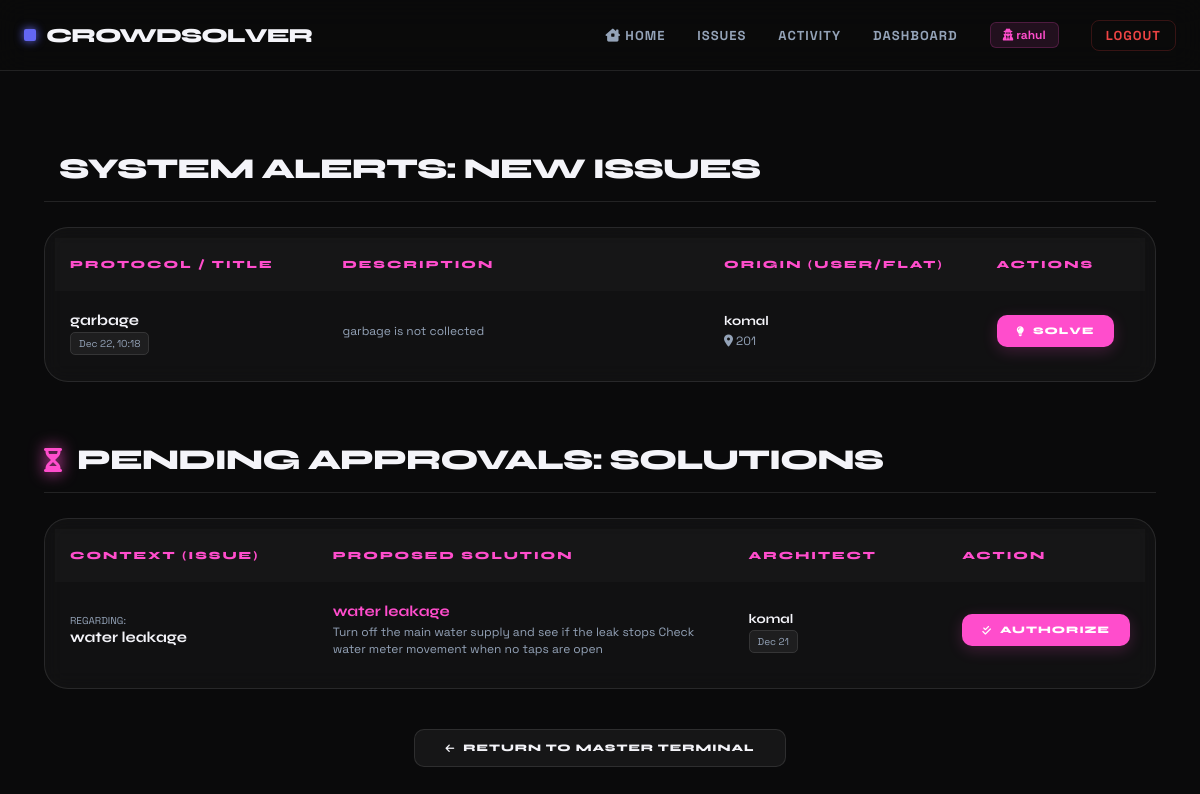
The page /notification/ (signed in) on the database as committed earlier.
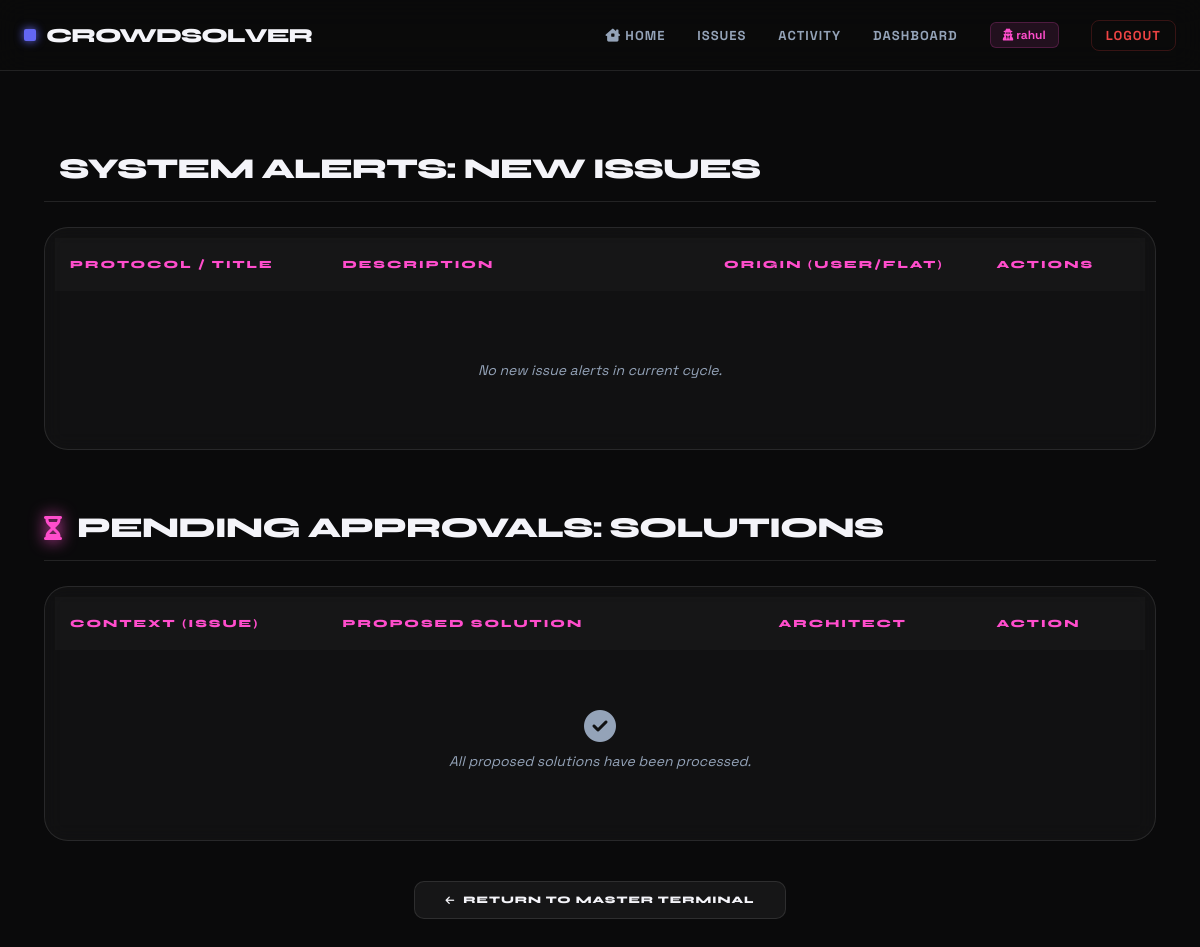
The same page on the database as committed later.
### CrowdSolver/models.py (models this page shows, shortened)
class Issue(models.Model):
    title = models.CharField(max_length=100)
    description = models.TextField()
    location_type = models.CharField(max_length=20)
    block = models.CharField(max_length=10)
    floor = models.IntegerField()
    flat_number = models.CharField(max_length=20, null=True, blank=True)
    attachment = models.FileField(upload_to='issues/', null=True, blank=True)
    created_by = models.ForeignKey(Member, on_delete=models.CASCADE)
    status = models.CharField(max_length=20, default='Open')
    created_at = models.DateTimeField(auto_now_add=True)
    category = models.ForeignKey(Categoryname, on_delete=models.CASCADE,)
    member=models.ForeignKey(Member,  on_delete=models.CASCADE, null=True,blank=True, related_name='issues')

class Member(models.Model):
    TYPE_OWNER = 'OWNER'
    TYPE_RENTER  = 'RENTER'
    RESIDENT_TYPE = [
        (TYPE_OWNER, 'OWNER'),
        (TYPE_RENTER,'RENTER')
    ]
    memberName = models.CharField((""), max_length=50)
    memberMail = models.EmailField((""), max_length=254)
    memberContact = models.CharField((""), max_length=10)
    memberPassword = models.CharField((""), max_length=255)
    memberAddress = models.CharField((""), max_length=50)
    memberImage = models.FileField((""), upload_to=None, max_length=100, blank=True, null=True)
    memberType = models.CharField((""), max_length=50 ,choices=RESIDENT_TYPE, default=TYPE_OWNER )
    def __str__(self):
        return self.memberName

class Solutions(models.Model):
    Issue_details = models.ForeignKey(Issue, verbose_name=(""), on_delete=models.CASCADE)
    submitted_by = models.ForeignKey(Member, on_delete=models.CASCADE)
    title = models.CharField(("Title"), max_length=50)
    Description= models.TextField(("Description"))
    approve_count = models.IntegerField(default=0)
    reject_count = models.IntegerField(default=0)
    is_approved = models.BooleanField(default=False)

### CrowdSolver/views.py (the view)
# urls.py: path('notification/' , views.notification, name='notification'),
def notification(request):
    member_id = request.session.get('member_id')
    if not member_id:
        return redirect('memberlogin')
    notify_issues = Issue.objects.exclude(created_by_id=member_id)
    user_issues = Issue.objects.filter(created_by_id=member_id)
    pending_solutions = Solutions.objects.filter(Issue_details__in=user_issues, is_approved=False).select_related('Issue_details', 'submitted_by')
    return render(request, 'notification.html', {
        'notify_issues': notify_issues,
        'pending_solutions': pending_solutions
    })

### CrowdSolver/templates/notification.html (shortened to what this page needs)
{% extends 'base.html' %}
{% block content %}
<div class="notify-wrapper">
    <div class="section-header">
        <h2>System Alerts: New Issues</h2>
    </div>
    <div class="table-container">
        <table>
            <thead>
                <tr>
                    <th style="width: 25%;">Protocol / Title</th>
                    <th style="width: 35%;">Description</th>
                    <th style="width: 25%;">Origin (User/Flat)</th>
                    <th style="width: 15%;">Actions</th>
                </tr>
            </thead>
            <tbody>
            {% for note in notify_issues %}
                <tr>
                    <td>
                        <span class="text-bold">{{ note.title }}</span>
                        <span class="meta-tag">{{ note.created_at|date:"M d, H:i" }}</span>
                    </td>
                    <td>
                        <div class="text-dim">{{ note.description|truncatechars:100 }}</div>
                    </td>
                    <td>
                        <div class="text-bold" style="font-size: 13px;">{{ note.created_by }}</div>
                        <div class="text-dim"><i class="fa-solid fa-location-dot"></i> {{ note.flat_number }}</div>
                    </td>
                    <td>
                        <div style="display: flex; gap: 10px;">
                            <a href="{% url 'solutions' note.id %}" class="btn-action btn-primary-alt">
                                <i class="fa-solid fa-lightbulb"></i> Solve
                            </a>
                        </div>
                    </td>
                </tr>
            {% empty %}
                <tr>
                    <td colspan="4" class="empty-row">
                        No new issue alerts in current cycle.
                    </td>
                </tr>
            {% endfor %}
            </tbody>
        </table>
    </div>
    <div class="section-header" style="margin-top: 60px;">
        <i class="fa-solid fa-hourglass-half header-icon"></i>
        <h2>Pending Approvals: Solutions</h2>
    </div>
    <div class="table-container">
        <table>
            <thead>
                <tr>
                    <th style="width: 25%;">Context (Issue)</th>
                    <th style="width: 40%;">Proposed Solution</th>
                    <th style="width: 20%;">Architect</th>
                    <th style="width: 15%;">Action</th>
                </tr>
            </thead>
            <tbody>
            {% for solution in pending_solutions %}
                <tr>
                    <td>
                        <span class="text-dim" style="font-size: 10px; text-transform: uppercase;">Regarding:</span>
                        <span class="text-bold">{{ solution.Issue_details.title }}</span>
                    </td>
                    <td>
                        <span class="text-bold" style="color: var(--accent-secondary);">{{ solution.title }}</span>
                        <div class="text-dim">{{ solution.Description|truncatechars:120 }}</div>
                    </td>
                    <td>
                        <span class="text-bold" style="font-size: 13px;">{{ solution.submitted_by }}</span>
                        <span class="meta-tag">{{ solution.Issue_details.created_at|date:"M d" }}</span>
                    </td>
                    <td>
                        <a href="{% url 'approve_solution' solution.id %}" class="btn-action btn-primary-alt">
                            <i class="fa-solid fa-check-double"></i> Authorize
                        </a>
                    </td>
                </tr>
            {% empty %}
                <tr>
                    <td colspan="4" class="empty-row">
                        <i class="fa-solid fa-circle-check" style="display: block; font-size: 2rem; margin-bottom: 10px;"></i>
                        All proposed solutions have been processed.
                    </td>
                </tr>
            {% endfor %}
            </tbody>
        </table>
    </div>
    <div style="margin-top: 40px; text-align: center;">
        <a href="{% url 'admindashboard' %}" class="btn-action btn-secondary-alt" style="padding: 12px 30px;">
            <i class="fa-solid fa-arrow-left"></i> Return to Master Terminal
        </a>
    </div>
</div>
{% endblock %}

### CrowdSolver/templates/base.html (shortened to what this page needs)
<!DOCTYPE html>
<html lang="en">
<head>
<link rel="stylesheet" href="https://cdnjs.cloudflare.com/ajax/libs/font-awesome/6.5.2/css/all.min.css" />
</head>
<body>
<nav class="topbar">
    <div class="nav-container">
        <a href="/" class="brand">CrowdSolver</a>
        <div class="nav-menu">
            <a href="{% url 'admindashboard' %}"><i class="fa-solid fa-house-chimney-window"></i> Home</a>
            <a href="{% url 'issuereport' %}">Issues</a>
            <a href="{% url 'voting' %}">Activity</a>
            <a href="{% url 'notification' %}">Dashboard</a>
            {% if request.session.member_id %}
                <span class="user-tag">
                    <i class="fa-solid fa-user-secret"></i> {{ request.session.member_name }}
                </span>
                <a href="{% url 'memberlogout' %}" class="logout">Logout</a>
            {% else %}
                <a href="{% url 'memberlogin' %}">Login</a>
                <a href="{% url 'membersignup' %}" style="color: var(--accent-primary);">Sign Up</a>
                <a href="{% url 'secretarylogin' %}" style="color: var(--accent-secondary);">Secretary</a>
            {% endif %}
        </div>
    </div>
</nav>
<main class="page-wrapper">
    {% block content %}{% endblock %}
</main>
</body>
</html>

### CrowdSolver/templates/base.html (style rules this page uses)
:root { --bg-dark: #0A0A0B; --accent-primary: #6366F1; --accent-secondary: #FF4DCC; --glass-bg: rgba(255, 255, 255, 0.03); --glass-border: rgba(255, 255, 255, 0.1); --text-main: #F4F4F9; --text-dim: #94A3B8; }
* { box-sizing: border-box; transition: all 0.25s ease; text-decoration: none; }
body { margin: 0; background-color: var(--bg-dark); color: var(--text-main); font-family: 'Space Grotesk', sans-serif; min-height: 100vh; }
.topbar { background: rgba(10, 10, 11, 0.8); backdrop-filter: blur(15px); border-bottom: 1px solid var(--glass-border); position: sticky; top: 0; z-index: 1000; }
.nav-container { max-width: 1200px; margin: auto; height: 70px; display: flex; align-items: center; justify-content: space-between; padding: 0 24px; }
.brand { font-family: 'Syne', sans-serif; font-size: 20px; font-weight: 800; text-transform: uppercase; letter-spacing: -1px; color: var(--text-main); display: flex; align-items: center; gap: 10px; }
.brand::before { content: ''; width: 12px; height: 12px; background: var(--accent-primary); border-radius: 2px; box-shadow: 0 0 10px var(--accent-primary); }
.nav-menu { display: flex; align-items: center; gap: 32px; }
.nav-menu a { font-size: 13px; font-weight: 700; color: var(--text-dim); text-transform: uppercase; letter-spacing: 1px; }
.user-tag { font-size: 12px; color: var(--accent-secondary); font-weight: 700; background: rgba(255, 77, 204, 0.1); padding: 4px 12px; border-radius: 6px; border: 1px solid rgba(255, 77, 204, 0.2); }
.logout { color: #ef4444 !important; border: 1px solid rgba(239, 68, 68, 0.2); padding: 6px 14px; border-radius: 8px; }
.page-wrapper { max-width: 1200px; margin: auto; padding: 40px 24px; animation: pageLoad 0.4s ease-out; }

### CrowdSolver/templates/notification.html (style rules this page uses)
.notify-wrapper { max-width: 1200px; margin: 40px auto; padding: 0 20px; animation: fadeIn 0.5s ease-out; }
.section-header { display: flex; align-items: center; gap: 15px; margin: 40px 0 25px; padding-bottom: 15px; border-bottom: 1px solid var(--glass-border); }
.section-header h2 { font-family: 'Syne', sans-serif; font-size: 1.8rem; font-weight: 800; text-transform: uppercase; letter-spacing: -1px; margin: 0; }
.header-icon { color: var(--accent-secondary); font-size: 1.5rem; filter: drop-shadow(0 0 8px var(--accent-secondary)); }
.table-container { background: var(--glass-bg); backdrop-filter: blur(10px); border: 1px solid var(--glass-border); border-radius: 24px; padding: 10px; overflow: hidden; }
table { width: 100%; border-collapse: collapse; color: var(--text-main); }
thead { background: rgba(255, 255, 255, 0.02); }
th { font-family: 'Syne', sans-serif; text-transform: uppercase; font-size: 11px; letter-spacing: 2px; color: var(--accent-secondary); padding: 20px 15px; text-align: left; font-weight: 800; }
tbody tr { border-bottom: 1px solid var(--glass-border); transition: 0.3s; }
tbody tr:last-child { border-bottom: none; }
td { padding: 20px 15px; font-size: 14px; vertical-align: middle; }
.btn-action { padding: 10px 20px; border-radius: 10px; font-family: 'Syne', sans-serif; font-weight: 800; font-size: 10px; text-transform: uppercase; letter-spacing: 1px; text-decoration: none; display: inline-flex; align-items: center; gap: 8px; transition: 0.3s; }
.btn-secondary-alt { background: rgba(255, 255, 255, 0.05); color: var(--text-main); border: 1px solid var(--glass-border); }
.empty-row { text-align: center; padding: 60px !important; color: var(--text-dim); font-style: italic; }

Rows that differ between the two databases and show on the page:
removed Issue: title "garbage", created_at "Dec 22, 10:18", description "garbage is not collected", created_by "komal", flat_number "201"
removed Solutions: Issue_details "water leakage", title "water leakage", Description "Turn off the main water supply and see if the leak stops Check water meter movement when no taps are open", submitted_by "komal", Issue_details.created_at "Dec 21"
Other text that changed with them:
text now shown: "No new issue alerts in current cycle. All proposed solutions have been processed."
